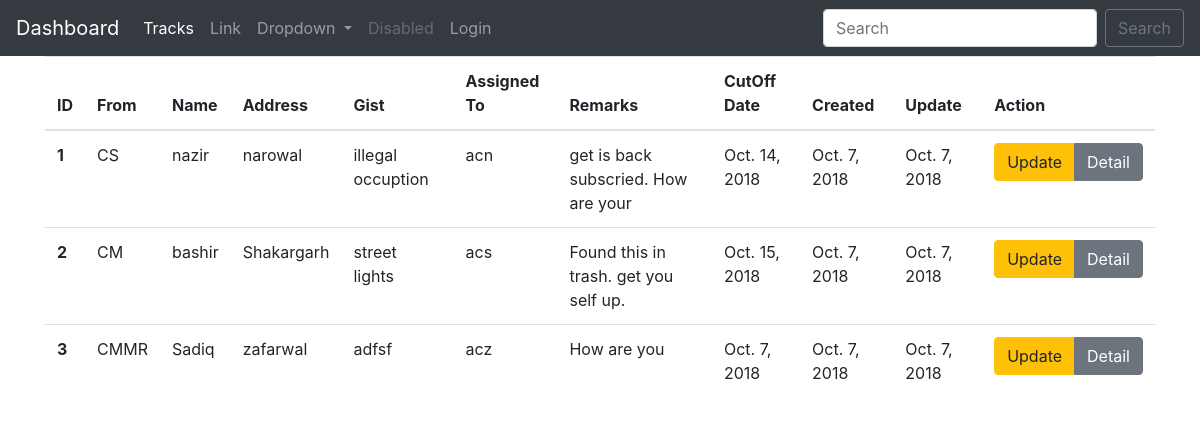
/tracks/, run on the app's committed database.
### tracks/models.py (models this page shows, shortened)
class Track(models.Model):
    sender = models.ForeignKey(Sender, on_delete=models.SET_NULL, null=True)
    r_from = models.CharField(max_length=100, verbose_name='Received From')
    c_name = models.CharField(max_length=100, verbose_name='Complainant Name')
    c_address = models.CharField(max_length=250, verbose_name='Complainant Address')
    gist = models.TextField(null=True)
    assignee = models.ForeignKey(settings.AUTH_USER_MODEL, on_delete=models.SET_NULL, null=True)
    cutoff_date = models.DateField()
    remarks = models.TextField(null=True, blank=True)
    created = models.DateTimeField(auto_now_add=True)
    updated = models.DateTimeField(auto_now=True)
    def get_absolute_url(self):
        return reverse('tracks:detail', kwargs={'pk': self.pk})

class Sender(models.Model):
    name = models.CharField(max_length=100)
    short_name = models.CharField(max_length=60, null=True)
    phone = models.CharField(max_length=100, null=True, blank=True)
    fax = models.CharField(max_length=100, null=True, blank=True)
    cell = models.CharField(max_length=100, null=True, blank=True)
    address = models.CharField(max_length=250, null=True, blank=True)

### tracks/views.py (the view)
# urls.py: path('', TrackView.as_view(), name='list'),
class TrackView(ListView):
    model = Track

### accounts/templatetags/nav_active.py (called while the page is built)
@register.simple_tag
def nav_active(request, url):
    url_name = resolve(request.path).url_name
    if url_name == url:
        return "active"
    return ""

### tracks/templates/tracks/track_list.html
{% extends 'base.html' %}
{% block content %}
     <table class="table table-hover">
  <thead>
    <tr>
      <th scope="col">ID</th>
      <th scope="col">From</th>
      <th scope="col">Name</th>
      <th scope="col">Address</th>
      <th scope="col">Gist</th>
      <th scope="col">Assigned To</th>
      <th scope="col">Remarks</th>
      <th scope="col">CutOff Date</th>
      <th scope="col">Created</th>
      <th scope="col">Update</th>
      <th scope="col">Action</th>
    </tr>
  </thead>
  <tbody>
    {% for object in object_list %}
    <tr>
      <th scope="row">{{ object.pk }}</th>
      <td>{{ object.sender.short_name }}</td>
      <td>{{ object.c_name }}</td>
      <td>{{ object.c_address }}</td>
      <td>{{ object.gist }}</td>
      <td>{{ object.assignee }}</td>
      <td>{{ object.remarks }}</td>
      <td>{{ object.cutoff_date|date }}</td>
      <td>{{ object.created|date }}</td>
      <td>{{ object.updated|date }}</td>
      <td>
             <div class="btn-group" role="group" aria-label="Basic example">
                <a class="btn btn-warning" href="{% url 'tracks:update' object.pk %}">Update</a>
                <a class="btn btn-secondary" href="{{ object.get_absolute_url }}">Detail</a>
            </div>
      </td>
    </tr>
    {% endfor %}
  </tbody>
</table>
{% endblock %}

### templates/base.html (shortened to what this page needs)
{% load static %}
<!doctype html>
<html lang="en">
  <head>
    <link rel="stylesheet" href="https://stackpath.bootstrapcdn.com/bootstrap/4.1.3/css/bootstrap.min.css">
      <link rel="stylesheet" href="{% static 'css/main.css' %}">
  </head>
  <body>
    {% include '_navbar.html' %}
    <div class="container">
        <div class="row">
            <div class="col">
                {% block content %}{% endblock %}
            </div>
        </div>
    </div>
  </body>
</html>

### templates/_navbar.html (shortened to what this page needs)
{% load nav_active %}
<nav class="navbar navbar-expand-lg navbar-dark bg-dark">
  <a class="navbar-brand" href="{% url 'accounts:dashboard' %}">Dashboard</a>
  <div class="collapse navbar-collapse" id="navbarSupportedContent">
    <ul class="navbar-nav mr-auto">
      <li class="nav-item {% nav_active request 'list' %}">
        <a class="nav-link" href="{% url 'tracks:list' %}">Tracks <span class="sr-only">(current)</span></a>
      </li>
      <li class="nav-item">
        <a class="nav-link" href="#">Link</a>
      </li>
      <li class="nav-item dropdown">
        <a class="nav-link dropdown-toggle" href="#" id="navbarDropdown" role="button" data-toggle="dropdown" aria-haspopup="true" aria-expanded="false">
          Dropdown
        </a>
      </li>
      <li class="nav-item">
        <a class="nav-link disabled" href="#">Disabled</a>
      </li>
        {% if user.is_authenticated %}
            <li class="nav-item {% nav_active request 'logout' %}">
                <a class="nav-link" href="{% url 'accounts:logout' %}">Logout</a>
            </li>
            {% else %}
            <li class="nav-item {% nav_active request 'login' %}">
                <a class="nav-link" href="{% url 'accounts:login' %}">Login</a>
            </li>
        {% endif %}
    </ul>
    <form class="form-inline my-2 my-lg-0">
      <input class="form-control mr-sm-2" type="search" placeholder="Search" aria-label="Search">
      <button class="btn btn-outline-secondary my-2 my-sm-0" type="submit">Search</button>
    </form>
  </div>
</nav>

### data on the page
Track: pk "1", sender.short_name "CS", c_name "nazir", c_address "narowal", gist "illegal occuption", assignee "acn", remarks "get is back subscried. How are your", cutoff_date "Oct. 14, 2018", created "Oct. 7, 2018", updated "Oct. 7, 2018"
Track: pk "2", sender.short_name "CM", c_name "bashir", c_address "Shakargarh", gist "street lights", assignee "acs", remarks "Found this in trash. get you self up.", cutoff_date "Oct. 15, 2018", created "Oct. 7, 2018", updated "Oct. 7, 2018"
Track: pk "3", sender.short_name "CMMR", c_name "Sadiq", c_address "zafarwal", gist "adfsf", assignee "acz", remarks "How are you", cutoff_date "Oct. 7, 2018", created "Oct. 7, 2018", updated "Oct. 7, 2018"
